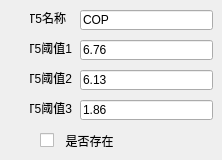
      <widget class="QWidget" name="tab5">
       <attribute name="title">
        <string>试剂条5</string>
       </attribute>
       <widget class="QLabel" name="CH5_label4">
        <property name="geometry">
         <rect>
          <x>30</x>
          <y>100</y>
          <width>42</width>
          <height>16</height>
         </rect>
        </property>
        <property name="text">
         <string>T5阈值3</string>
        </property>
        <property name="alignment">
         <set>Qt::AlignRight|Qt::AlignTrailing|Qt::AlignVCenter</set>
        </property>
       </widget>
       <widget class="QCheckBox" name="CheckBox5">
        <property name="geometry">
         <rect>
          <x>40</x>
          <y>130</y>
          <width>101</width>
          <height>21</height>
         </rect>
        </property>
        <property name="text">
         <string>  是否存在</string>
        </property>
       </widget>
       <widget class="QLabel" name="CH5_label2">
        <property name="geometry">
         <rect>
          <x>30</x>
          <y>40</y>
          <width>42</width>
          <height>16</height>
         </rect>
        </property>
        <property name="text">
         <string>T5阈值1</string>
        </property>
        <property name="alignment">
         <set>Qt::AlignRight|Qt::AlignTrailing|Qt::AlignVCenter</set>
        </property>
       </widget>
       <widget class="QLineEdit" name="CH5_name">
        <property name="geometry">
         <rect>
          <x>80</x>
          <y>10</y>
          <width>133</width>
          <height>20</height>
         </rect>
        </property>
        <property name="text">
         <string>COP</string>
        </property>
       </widget>
       <widget class="QLineEdit" name="CH5_threshold3">
        <property name="geometry">
         <rect>
          <x>80</x>
          <y>100</y>
          <width>133</width>
          <height>20</height>
         </rect>
        </property>
        <property name="text">
         <string>1.86</string>
        </property>
       </widget>
       <widget class="QLabel" name="CH5_label1">
        <property name="geometry">
         <rect>
          <x>30</x>
          <y>10</y>
          <width>36</width>
          <height>16</height>
         </rect>
        </property>
        <property name="text">
         <string>T5名称</string>
        </property>
        <property name="alignment">
         <set>Qt::AlignRight|Qt::AlignTrailing|Qt::AlignVCenter</set>
        </property>
       </widget>
       <widget class="QLineEdit" name="CH5_threshold1">
        <property name="geometry">
         <rect>
          <x>80</x>
          <y>40</y>
          <width>133</width>
          <height>20</height>
         </rect>
        </property>
        <property name="text">
         <string>6.76</string>
        </property>
       </widget>
       <widget class="QLabel" name="CH5_label3">
        <property name="geometry">
         <rect>
          <x>30</x>
          <y>70</y>
          <width>42</width>
          <height>16</height>
         </rect>
        </property>
        <property name="text">
         <string>T5阈值2</string>
        </property>
        <property name="alignment">
         <set>Qt::AlignRight|Qt::AlignTrailing|Qt::AlignVCenter</set>
        </property>
       </widget>
       <widget class="QLineEdit" name="CH5_threshold2">
        <property name="geometry">
         <rect>
          <x>80</x>
          <y>70</y>
          <width>133</width>
          <height>20</height>
         </rect>
        </property>
        <property name="text">
         <string>6.13</string>
        </property>
       </widget>
      </widget>
